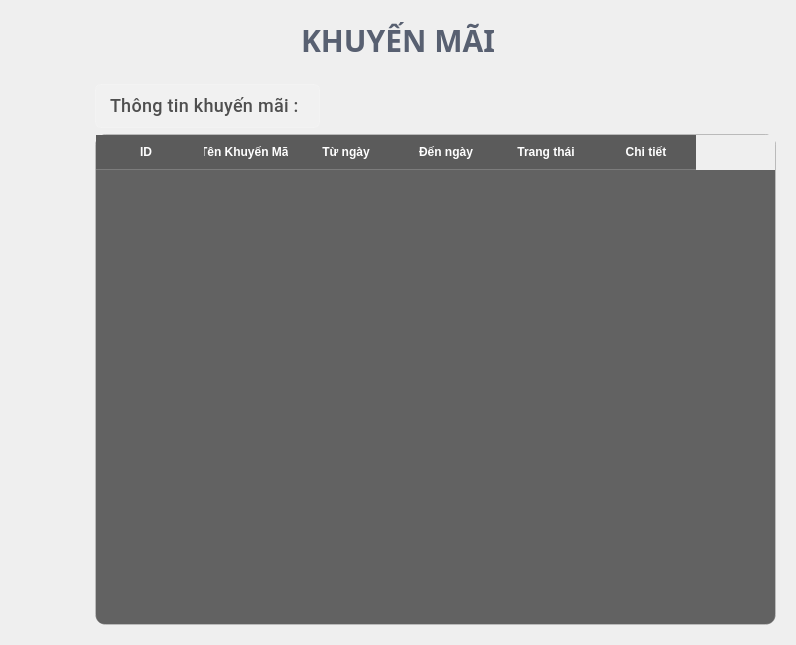
           <widget class="QWidget" name="promotion_page">
            <layout class="QGridLayout" name="gridLayout_73">
             <item row="0" column="0">
              <widget class="QLabel" name="label_70">
               <property name="font">
                <font>
                 <family>Segoe UI,Montserrat,sans-serif</family>
                 <pointsize>-1</pointsize>
                 <weight>75</weight>
                 <bold>true</bold>
                </font>
               </property>
               <property name="styleSheet">
                <string notr="true">QLabel {
    color: rgba(60, 70, 90, 0.85); /* Màu chữ xanh đậm sang trọng thay cho nâu vintage */
    font-family: &quot;Segoe UI&quot;, &quot;Montserrat&quot;, sans-serif; /* Font hiện đại thay cho Times New Roman */
    font-weight: bold; /* Giữ nguyên độ đậm */
    font-size: 30px; /* Giữ nguyên kích thước */
    padding: 8px; /* Giữ nguyên padding */
    
    text-align: center; /* Giữ nguyên căn giữa */
    
    /* Thêm các hiệu ứng glassmorphism */

}
</string>
               </property>
               <property name="text">
                <string>KHUYẾN MÃI</string>
               </property>
               <property name="alignment">
                <set>Qt::AlignCenter</set>
               </property>
              </widget>
             </item>
             <item row="1" column="0">
              <widget class="QWidget" name="widget_26" native="true">
               <property name="styleSheet">
                <string notr="true">#widget_4 {
    border: 1px solid rgba(60, 60, 60, 0.8); /* Viền mỏng màu xám đậm */
    border-radius: 8px; /* Bo góc mềm mại hơn */
    box-shadow: 0 2px 10px rgba(0, 0, 0, 0.15); /* Thêm đổ bóng nhẹ */
    background-color: rgba(245, 245, 245, 0.5); /* Nền trắng đục nhẹ */
    padding: 2px; /* Thêm padding nhỏ */
}
</string>
               </property>
               <layout class="QGridLayout" name="gridLayout_12">
                <property name="leftMargin">
                 <number>84</number>
                </property>
                <item row="0" column="0">
                 <layout class="QHBoxLayout" name="horizontalLayout_43">
                  <item>
                   <layout class="QHBoxLayout" name="horizontalLayout_44">
                    <item>
                     <widget class="QLabel" name="label_78">
                      <property name="font">
                       <font>
                        <family>Segoe UI,Roboto,sans-serif</family>
                        <pointsize>-1</pointsize>
                        <weight>62</weight>
                        <bold>true</bold>
                       </font>
                      </property>
                      <property name="styleSheet">
                       <string notr="true">QLabel {
    color: rgba(50, 50, 50, 0.85); /* Màu chữ đậm nhưng hơi trong suốt */
    font-family: &quot;Segoe UI&quot;, &quot;Roboto&quot;, sans-serif; /* Font hiện đại */
    font-weight: 500; /* Độ đậm vừa phải */
    font-size: 18px; /* Kích thước phù hợp */
    padding: 10px;
    letter-spacing: 0.3px; /* Tăng khoảng cách chữ nhẹ */
    
    text-align: center;
    background-color: rgba(255, 255, 255, 0.1); /* Nền trắng trong suốt */
    border-radius: 6px; /* Bo góc */
    backdrop-filter: blur(5px); /* Hiệu ứng blur đặc trưng của glassmorphism */
    box-shadow: 0 2px 8px rgba(0, 0, 0, 0.07); /* Đổ bóng tinh tế */
    border: 1px solid rgba(255, 255, 255, 0.18); /* Viền trắng trong suốt */
}
</string>
                      </property>
                      <property name="text">
                       <string>Thông tin khuyến mãi : </string>
                      </property>
                     </widget>
                    </item>
                   </layout>
                  </item>
                  <item>
                   <spacer name="horizontalSpacer_29">
                    <property name="orientation">
                     <enum>Qt::Horizontal</enum>
                    </property>
                    <property name="sizeHint" stdset="0">
                     <size>
                      <width>388</width>
                      <height>20</height>
                     </size>
                    </property>
                   </spacer>
                  </item>
                 </layout>
                </item>
                <item row="1" column="0">
                 <widget class="QTableWidget" name="table_khuyenmai_2">
                  <property name="minimumSize">
                   <size>
                    <width>681</width>
                    <height>491</height>
                   </size>
                  </property>
                  <property name="styleSheet">
                   <string notr="true">/* Tổng thể bảng với phong cách Glassmorphism */
QTableWidget {
    background-color:  rgba(40, 40, 40, 180); /* Nền đen mờ, tăng độ trong suốt */
    border: 1px solid rgba(255, 255, 255, 0.2); /* Viền trắng mờ nhẹ */
    border-radius: 10px; /* Bo góc mềm mại */
    color: #ffffff; /* Chữ trắng để nổi bật */
    font-family: &quot;Arial&quot;, sans-serif;
    font-size: 14px;
	gridline-color: transparent;
}

/* Tiêu đề cột (header) */
QHeaderView::section {
    background-color: rgba(30, 30, 30, 180);
 /* Nền header đen mờ hơn một chút */
    color: #ffffff;
    padding: 8px;
    border: none;
    border-bottom: 1px solid rgba(255, 255, 255, 0.2);
    font-weight: bold;
}

/* Hiệu ứng hover cho tiêu đề */
QHeaderView::section:hover {
    background-color: rgba(0, 0, 0, 0.6); /* Sáng nhẹ khi hover */
    transition: background-color 0.3s ease; /* Hiệu ứng chuyển màu mượt */
}

/* Các ô trong bảng */
QTableWidget::item {
    padding: 8px;
    border: none;
    background-color: transparent;
}

/* Hiệu ứng khi chọn ô */
QTableWidget::item:selected {
    background-color: rgba(66, 165, 245, 0.4); /* Màu xanh dương mờ khi chọn */
    color: #ffffff;
}

/* Hiệu ứng hover cho ô */
QTableWidget::item:hover {
    background-color: rgba(255, 255, 255, 0.1); /* Sáng nhẹ khi rê chuột */
    transition: background-color 0.3s ease; /* Chuyển màu mượt mà */
}

/* Thanh cuộn dọc */
QScrollBar:vertical {
    background: rgba(0, 0, 0, 0.3); /* Nền đen mờ hơn */
    width: 10px;
    margin: 0px;
    border-radius: 5px;
}

QScrollBar::handle:vertical {
    background: linear-gradient(to bottom, rgba(66, 165, 245, 0.6), rgba(30, 136, 229, 0.6)); /* Gradient xanh dương mờ */
    border-radius: 5px;
}

QScrollBar::handle:vertical:hover {
    background: linear-gradient(to bottom, rgba(100, 181, 246, 0.7), rgba(66, 165, 245, 0.7)); /* Sáng hơn khi hover */
    transition: background 0.3s ease;
}

QScrollBar::add-line:vertical,
QScrollBar::sub-line:vertical {
    background: none;
}

QScrollBar::add-page:vertical,
QScrollBar::sub-page:vertical {
    background: none;
}

/* Thanh cuộn ngang */
QScrollBar:horizontal {
    background: rgba(0, 0, 0, 0.3); /* Nền đen mờ hơn */
    height: 10px;
    margin: 0px;
    border-radius: 5px;
}

QScrollBar::handle:horizontal {
    background: linear-gradient(to right, rgba(66, 165, 245, 0.6), rgba(30, 136, 229, 0.6)); /* Gradient xanh dương mờ */
    border-radius: 5px;
}

QScrollBar::handle:horizontal:hover {
    background: linear-gradient(to right, rgba(100, 181, 246, 0.7), rgba(66, 165, 245, 0.7)); /* Sáng hơn khi hover */
    transition: background 0.3s ease;
}

QScrollBar::add-line:horizontal,
QScrollBar::sub-line:horizontal {
    background: none;
}

QScrollBar::add-page:horizontal,
QScrollBar::sub-page:horizontal {
    background: none;
}</string>
                  </property>
                  <column>
                   <property name="text">
                    <string>ID</string>
                   </property>
                  </column>
                  <column>
                   <property name="text">
                    <string>Tên Khuyến Mãi</string>
                   </property>
                  </column>
                  <column>
                   <property name="text">
                    <string>Từ ngày</string>
                   </property>
                  </column>
                  <column>
                   <property name="text">
                    <string>Đến ngày</string>
                   </property>
                  </column>
                  <column>
                   <property name="text">
                    <string>Trang thái</string>
                   </property>
                  </column>
                  <column>
                   <property name="text">
                    <string>Chi tiết</string>
                   </property>
                  </column>
                 </widget>
                </item>
               </layout>
              </widget>
             </item>
            </layout>
           </widget>
